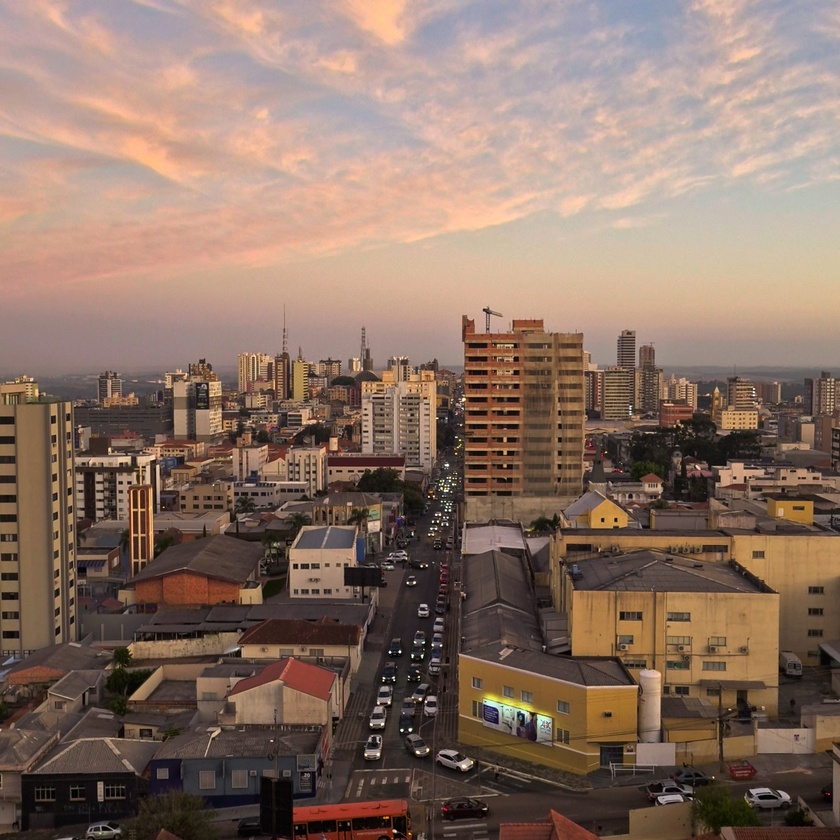
#> input picture assig1/assets/centro_dia.jpg, 840 x 840 px, shrunk from 1440 x 1440 before the run
$ jupyter execute main.ipynb
#> lines starting #> are read from the running program, lines starting #| are printed output that depends on the picture
[cell 1]
import cv2
from matplotlib import pyplot as plt

grayscale_image = cv2.imread('assets/centro_dia.jpg')
#> grayscale_image is the input picture: shape (840, 840, 3); mean B, G, R 101.7, 114.7, 138.8
grayscale_image = cv2.cvtColor(grayscale_image, cv2.COLOR_BGR2GRAY)
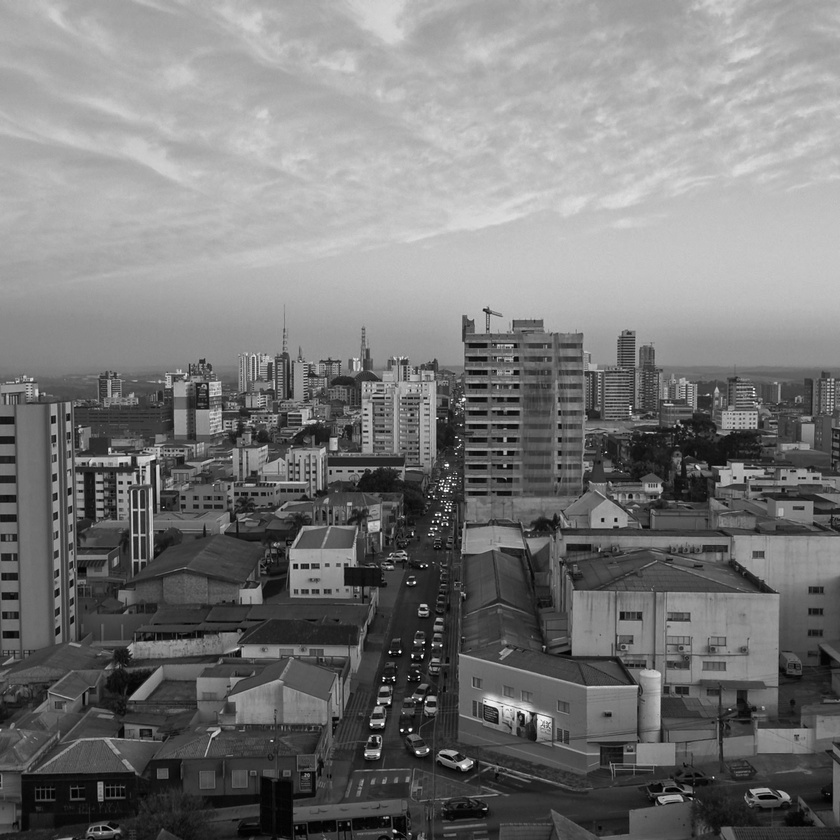
#> grayscale_image: shape (840, 840); min 0, max 255, mean 120.4

def plot_grayscale_image_hist(image: cv2.typing.MatLike, title):
#> called with title = 'centr'
    hist = cv2.calcHist([image], [0], None, [256], [0, 256])
#> hist = 256 values, max 9508 at index 196, min 4 at index 242, mean 2756.2

    _, axs = plt.subplots(1, 2, figsize=(10, 5))

    axs[0].axis("off")
    axs[0].imshow(image, cmap='gray')

    axs[1].set_title('Histograma')
    axs[1].set_xlabel("intensidade do pixel")
    axs[1].set_ylabel("n° de pixels")
    axs[1].plot(hist)
    plt.xlim([0, 256])

    plt.show()
#> figure, not shown here; panel 2: curve peaks at x = 196, y = 9508

plot_grayscale_image_hist(grayscale_image, 'centr')

[cell 2]
equalized_grayscale_image = cv2.equalizeHist(grayscale_image)
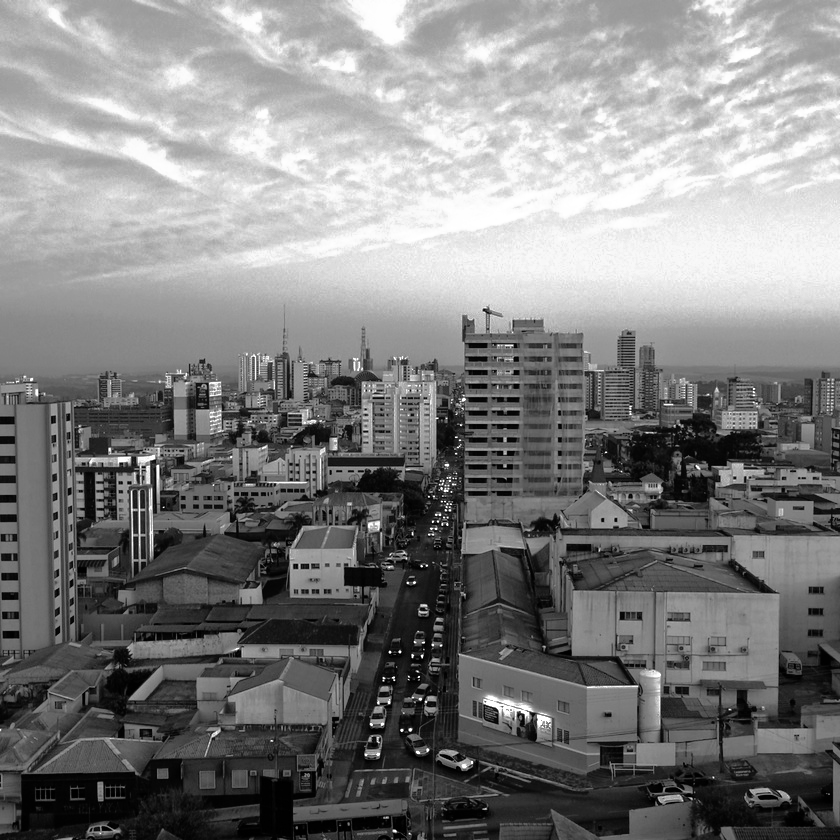
#> equalized_grayscale_image: shape (840, 840); min 0, max 255, mean 128.4

plot_grayscale_image_hist(equalized_grayscale_image, '')

[cell 3]
negative_grayscale_image = abs(255-grayscale_image)
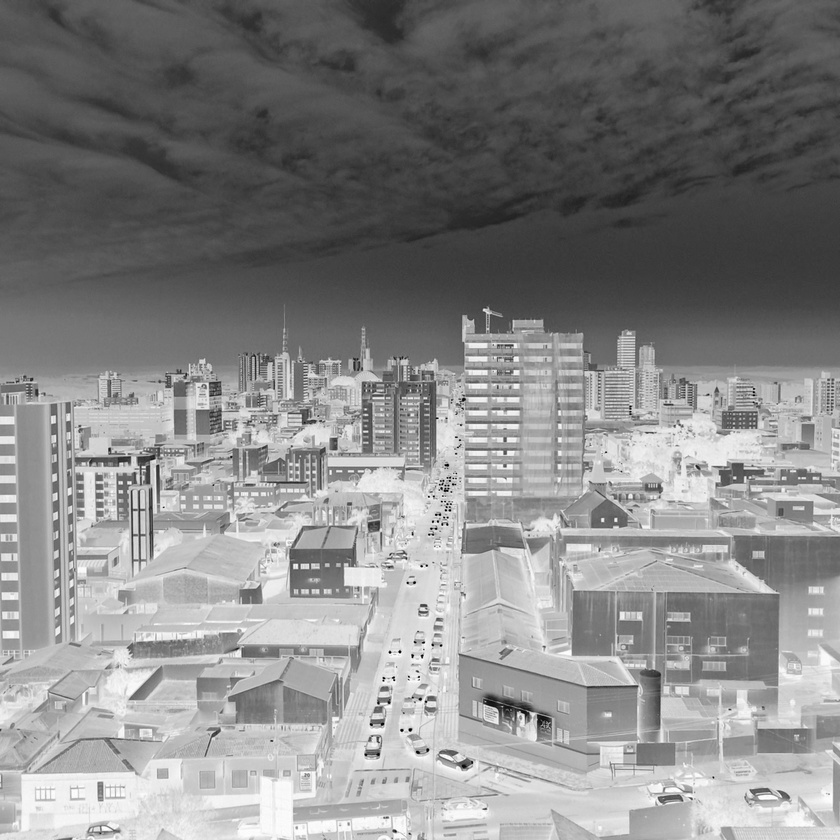
#> negative_grayscale_image: shape (840, 840); min 0, max 255, mean 134.6

plot_grayscale_image_hist(negative_grayscale_image, '')
#> call 3 of plot_grayscale_image_hist, with title = ''
#> in plot_grayscale_image_hist (call 3), `hist = cv2.calcHist([image], [0], None, [256], [0, 256])`: hist = 256 values, max 9508 at index 59, min 4 at index 8, mean 2756.2
#> in plot_grayscale_image_hist (call 3), `plt.show()`:
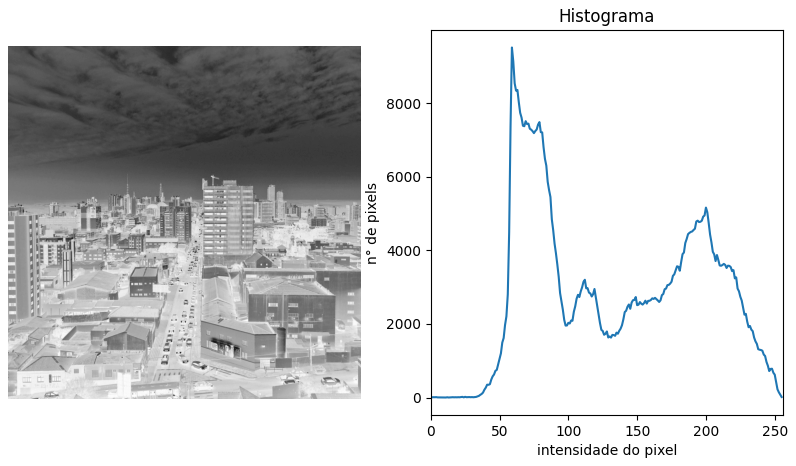
#> figure drawn by matplotlib, 2 panels; panel 2: curve peaks at x = 59, y = 9508

[cell 4]
import imutils

colored_image = cv2.imread('assets/centro_dia.jpg')
def plot_colored_image_hist(image: cv2.typing.MatLike, title: str = 'Histograma'):
#> called with title = 'Histograma'
    chans = cv2.split(image)
    colors = ("b", "g", "r")

    _, axs = plt.subplots(1, 2, figsize=(10, 5))

    axs[0].axis("off")
    axs[0].imshow(imutils.opencv2matplotlib(image))

    axs[1].set_title(title)
    axs[1].set_xlabel("intensidade do pixel")
    axs[1].set_ylabel("n° de pixels")

    for (chan, color) in zip(chans, colors):
        hist = cv2.calcHist([chan], [0], None, [256], [0, 256])

        axs[1].plot(hist, color=color)
        plt.xlim([0, 256])
#> this loop made 3 passes
#> color on passes 1 to 3: 'b', 'g', 'r'

    plt.show()
#> figure, not shown here; panel 2: curve peaks at x = 176, y = 9394; panel 2: curve peaks at x = 170, y = 7912; panel 2: curve peaks at x = 212, y = 7357

plot_colored_image_hist(colored_image)

[cell 5]
equalized_colored_image = cv2.cvtColor(colored_image, cv2.COLOR_BGR2YUV)
#> equalized_colored_image: shape (840, 840, 3); mean of channels 0, 1, 2 120.4, 118.9, 144.2
equalized_colored_image[:, :, 0] = cv2.equalizeHist(equalized_colored_image[:, :, 0])
#> equalized_colored_image: shape (840, 840, 3); mean of channels 0, 1, 2 128.4, 118.9, 144.2

equalized_colored_image = cv2.cvtColor(equalized_colored_image, cv2.COLOR_YUV2BGR)
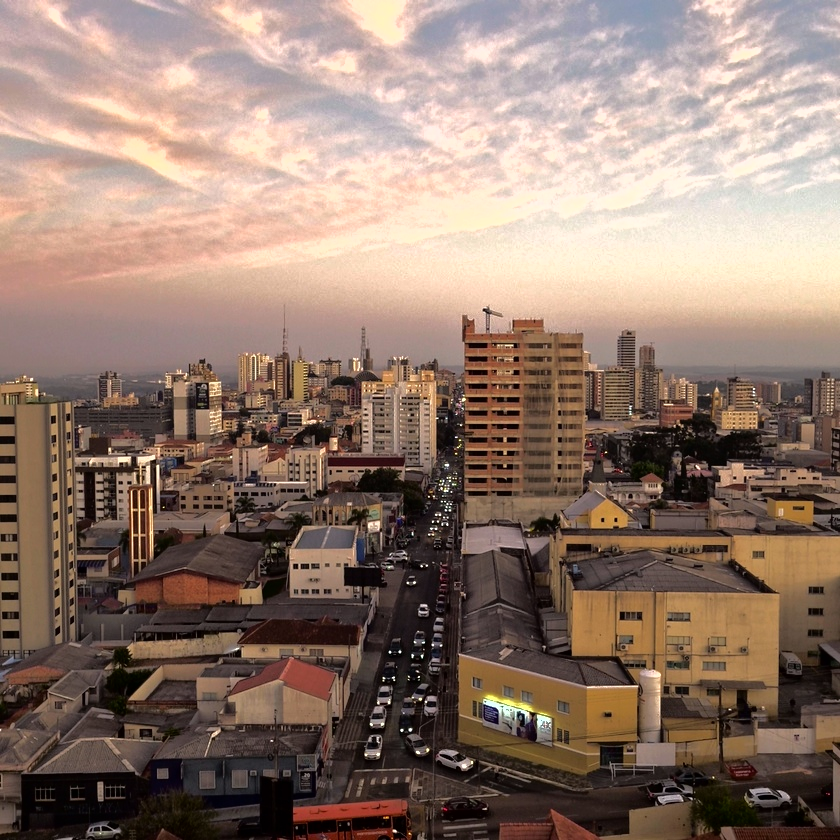
#> equalized_colored_image: shape (840, 840, 3); mean B, G, R 110, 122.6, 145.4
plot_colored_image_hist(equalized_colored_image)
#> call 2 of plot_colored_image_hist, with title = 'Histograma'
#> the loop in plot_colored_image_hist (call 2), `for (chan, color) in zip(chans, colors):` made 3 passes
#> in plot_colored_image_hist (call 2), `plt.show()`:
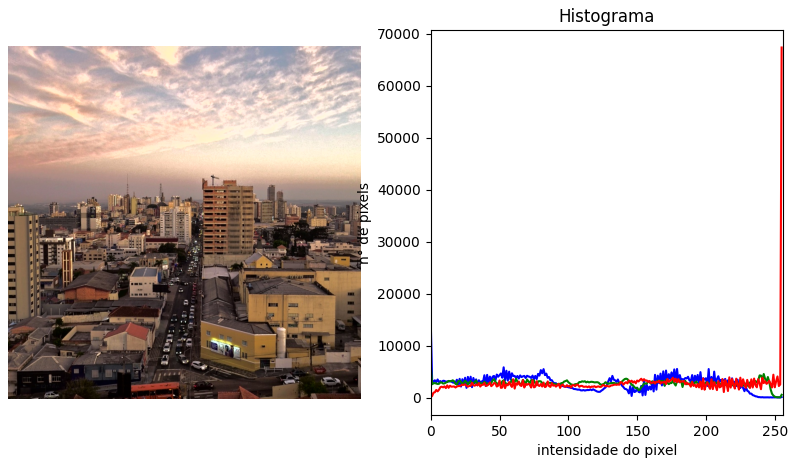
#> figure drawn by matplotlib, 2 panels; panel 2: curve peaks at x = 0, y = 14707; panel 2: curve peaks at x = 0, y = 6384; panel 2: curve peaks at x = 255, y = 67355

[cell 6]
negative_colored_image = abs(255-colored_image)
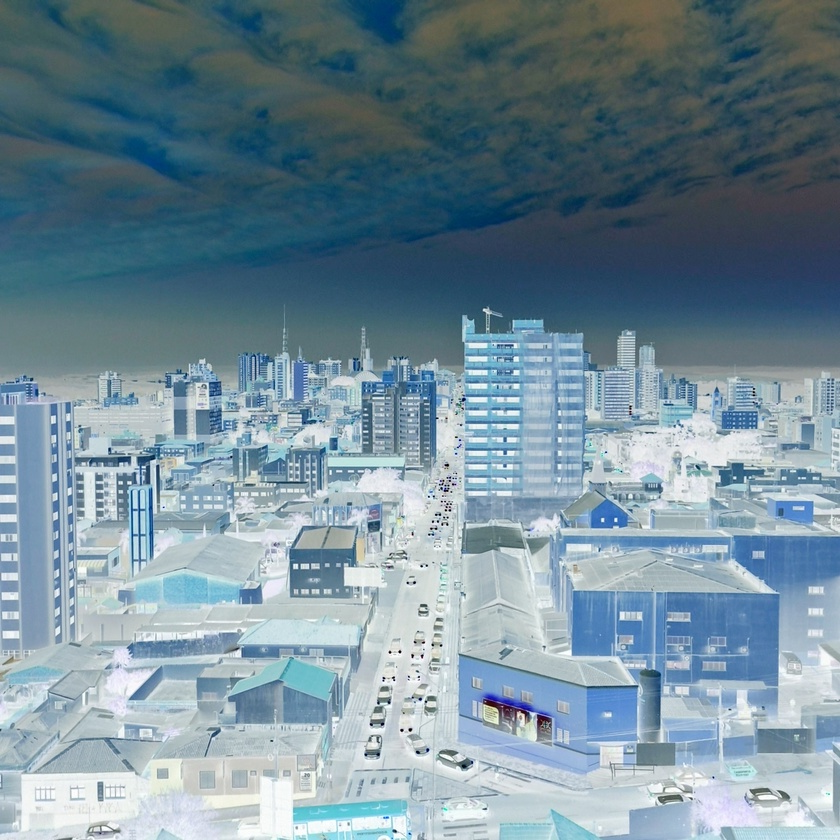
#> negative_colored_image: shape (840, 840, 3); mean B, G, R 153.3, 140.3, 116.2

plot_colored_image_hist(negative_colored_image)
#> call 3 of plot_colored_image_hist, with title = 'Histograma'
#> the loop in plot_colored_image_hist (call 3), `for (chan, color) in zip(chans, colors):` made 3 passes
#> in plot_colored_image_hist (call 3), `plt.show()`:
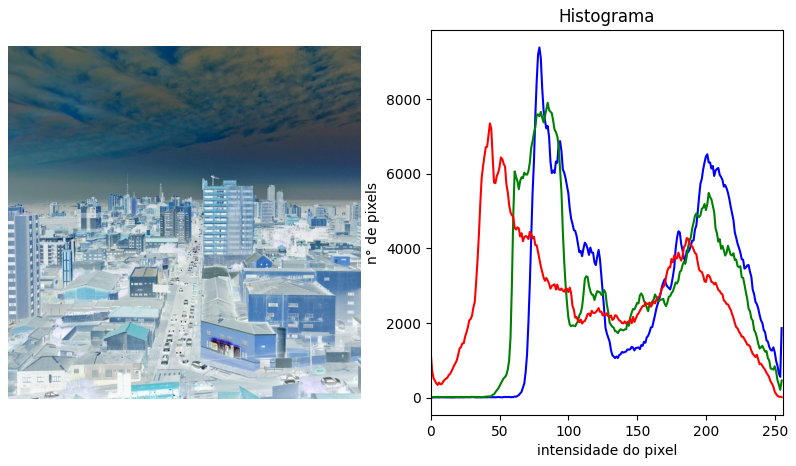
#> figure drawn by matplotlib, 2 panels; panel 2: curve peaks at x = 79, y = 9394; panel 2: curve peaks at x = 85, y = 7912; panel 2: curve peaks at x = 43, y = 7357

$ run again, with assig1/assets/centro_noite.jpg copied over assig1/assets/centro_dia.jpg
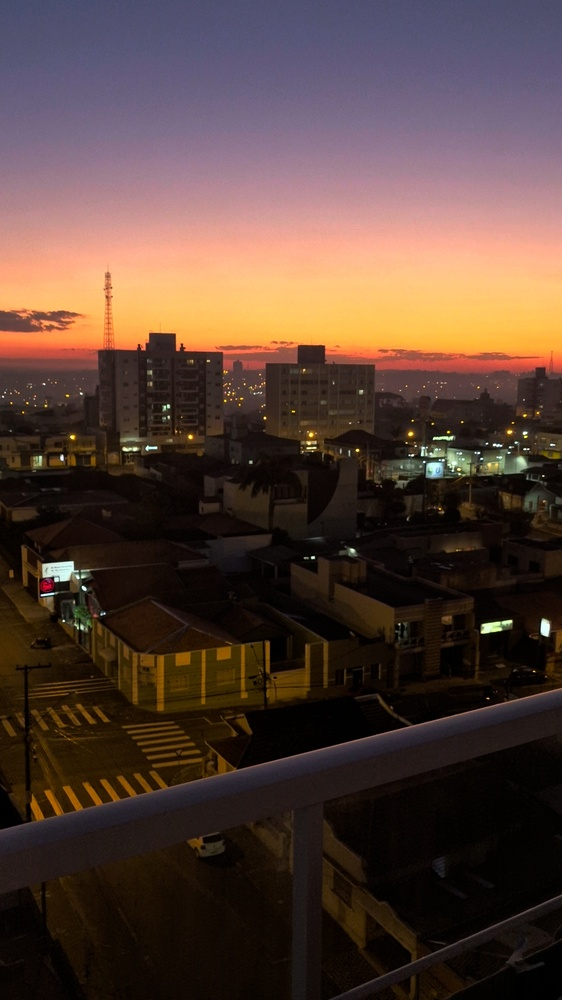
#> input picture assig1/assets/centro_noite.jpg, 562 x 1000 px, shrunk from 1080 x 1920 before the run
#> grayscale_image is the input picture: shape (1000, 562, 3); mean B, G, R 54.2, 62.7, 83.8
#> grayscale_image: shape (1000, 562)
#> hist = 256 values, max 13432 at index 3, min 0 at index 255, mean 2195.3
#> the loop in plot_colored_image_hist, `for (chan, color) in zip(chans, colors):` made 3 passes
#> color on passes 1 to 3: 'b', 'g', 'r'
#> the loop in plot_colored_image_hist (call 2), `for (chan, color) in zip(chans, colors):` made 3 passes
#> `negative_colored_image = abs(255-colored_image)`:
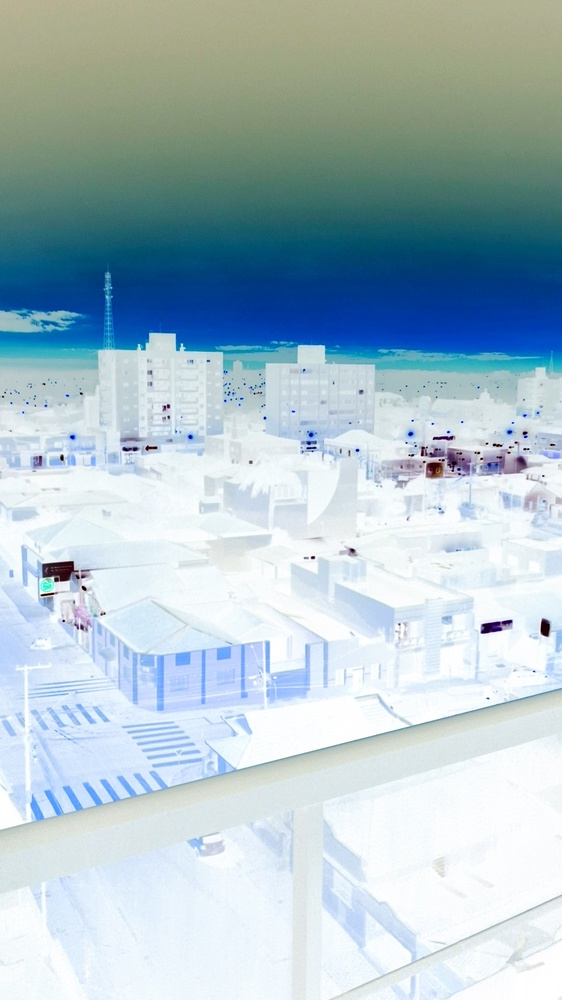
#> negative_colored_image: shape (1000, 562, 3); mean B, G, R 200.8, 192.3, 171.2
#> the loop in plot_colored_image_hist (call 3), `for (chan, color) in zip(chans, colors):` made 3 passes
#> in plot_colored_image_hist (call 3), `plt.show()`:
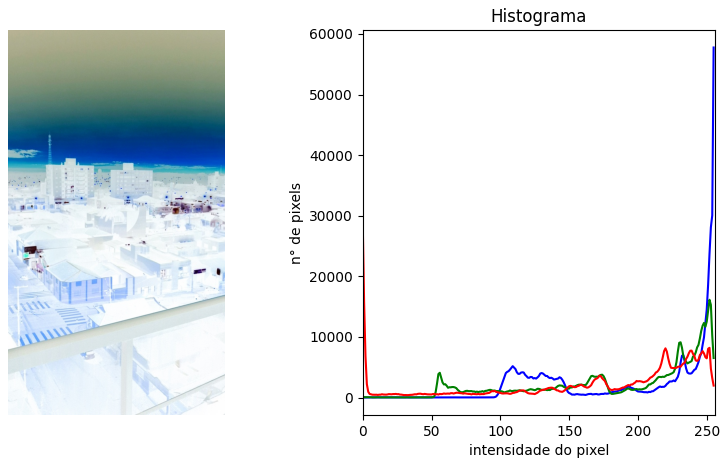
#> figure drawn by matplotlib, 2 panels; panel 2: curve peaks at x = 255, y = 57763; panel 2: curve peaks at x = 252, y = 16131; panel 2: curve peaks at x = 0, y = 28992

$ run again, with assig1/assets/dark(1).jpg copied over assig1/assets/centro_dia.jpg
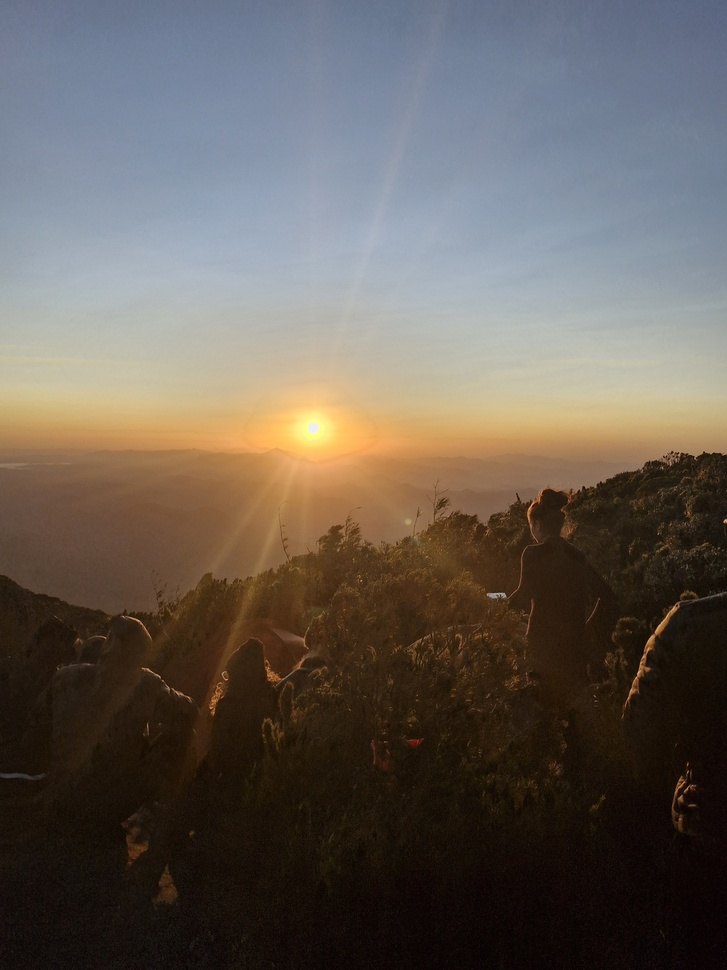
#> input picture assig1/assets/dark(1).jpg, 727 x 970 px, shrunk from 3000 x 4000 before the run
#> grayscale_image is the input picture: shape (970, 727, 3); mean B, G, R 86.4, 93.4, 101.2
#> grayscale_image: shape (970, 727)
#> hist = 256 values, max 11162 at index 19, min 0 at index 0, mean 2754.6
#> the loop in plot_colored_image_hist, `for (chan, color) in zip(chans, colors):` made 3 passes
#> color on passes 1 to 3: 'b', 'g', 'r'
#> the loop in plot_colored_image_hist (call 2), `for (chan, color) in zip(chans, colors):` made 3 passes
#> `negative_colored_image = abs(255-colored_image)`:
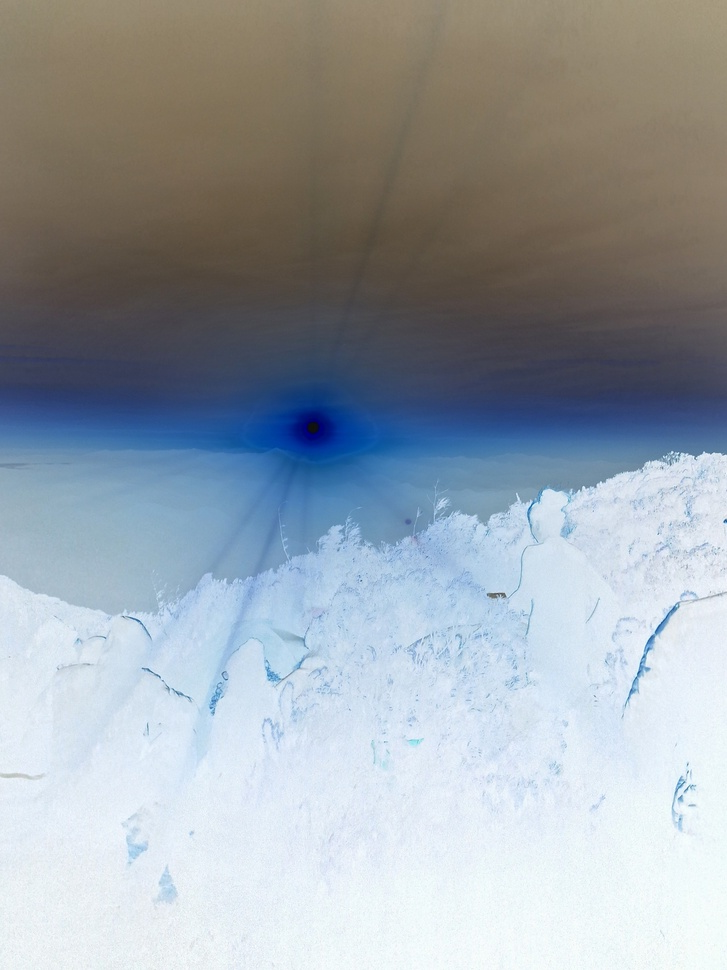
#> negative_colored_image: shape (970, 727, 3); mean B, G, R 168.6, 161.6, 153.8
#> the loop in plot_colored_image_hist (call 3), `for (chan, color) in zip(chans, colors):` made 3 passes
#> in plot_colored_image_hist (call 3), `plt.show()`:
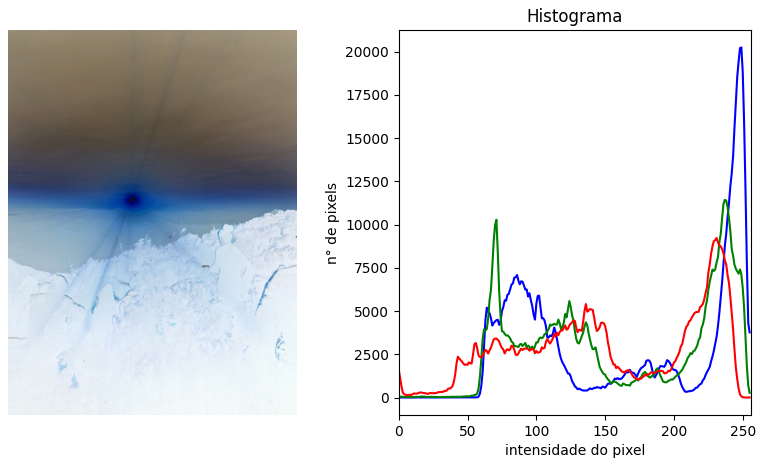
#> figure drawn by matplotlib, 2 panels; panel 2: curve peaks at x = 249, y = 20240; panel 2: curve peaks at x = 237, y = 11435; panel 2: curve peaks at x = 231, y = 9226
